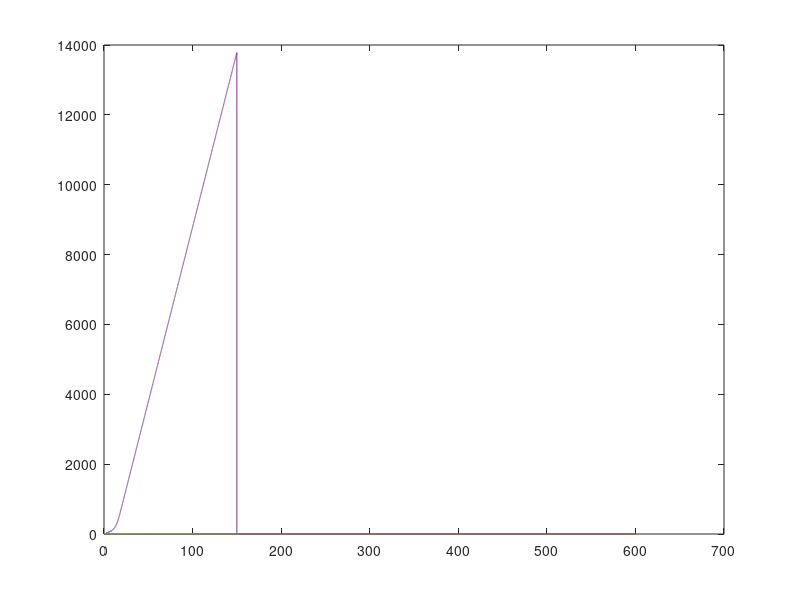

This figure's MATLAB source:
%%
in = [0:0.01:6];
w = 0.01;
r_in = in/w;
plot(r_in/sum(r_in));
hold on;
r_in = 1./(1 + exp(-in + 5/2));
plot(r_in/sum(r_in));
%%
r = 0;
r = zeros(1,100);
i = [2:1:100];
r(i) = -r(i-1) + 10;
plot(r);
%%
endtime =150;
dt = 0.01;
nt=endtime/dt;
ply=zeros(2,nt+1);
plx=[0:dt:endtime];
r1 = 0.3;
r2 = 0.5;
w = 0.01;
for it=1:nt
    r1 = r1 + 1/(1 + exp(-w*r1 + 5/2));
    ply(1,it) =  r1;
    %r2 = r2 + r2*w;
    %ply(2,it) =  r2;
end
plot(plx,ply);